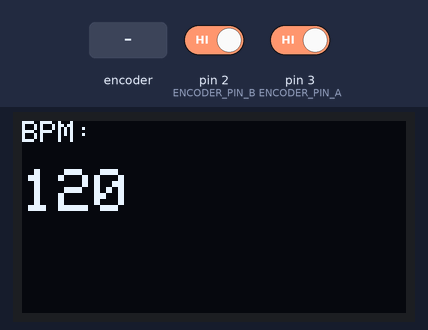
The program below on a simulated Arduino Nano, built with avr-gcc and run on an emulated ATmega328P. Shown: 128×64 one-colour display. Inputs (shaded band) come from the test bench; at power-on: pin 2 (ENCODER_PIN_B) HIGH, pin 3 (ENCODER_PIN_A) HIGH. What the program prints to the serial monitor is not drawn.

Above: at 1.2 s.
1.3 s: rotary encoder on pin 3 (ENCODER_PIN_A) / pin 2 (ENCODER_PIN_B) turned 3 steps (first pin leading)
At 2.1 s:
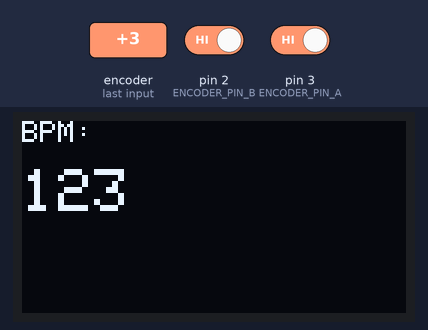
3.4 s: rotary encoder on pin 3 (ENCODER_PIN_A) / pin 2 (ENCODER_PIN_B) turned 1 step (first pin leading)
At 4.7 s:
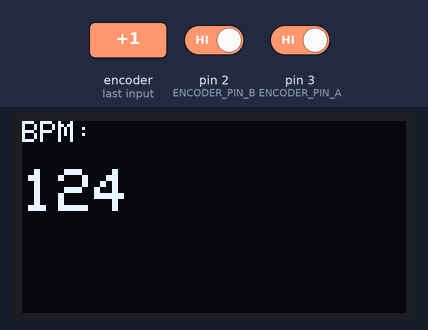
5.1 s: rotary encoder on pin 3 (ENCODER_PIN_A) / pin 2 (ENCODER_PIN_B) turned 1 step (first pin leading)
At 6.4 s:
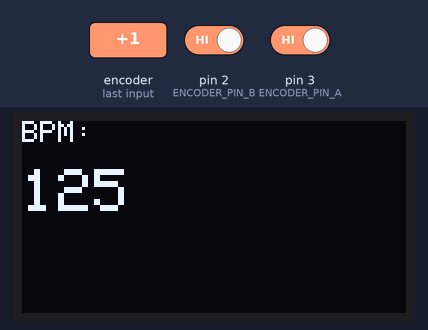
Timing chart, 0 to 8.1 s (numbered marks = the images above; inputs shaded):
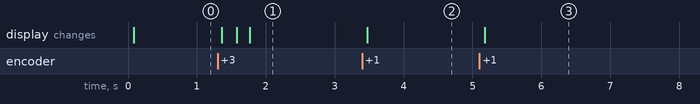

The program:

main.cpp
```cpp
#include <Arduino.h>
#include <Wire.h>
#include <Adafruit_GFX.h>
#include <Adafruit_SSD1306.h>
#include "ClockOutput.h"

#define SCREEN_WIDTH 128
#define SCREEN_HEIGHT 64
#define OLED_RESET -1
#define DISPLAY_ADDRESS 0x3C
#define ENCODER_PIN_A 3
#define ENCODER_PIN_B 2
#define CLOCK_OUT_PIN A3

Adafruit_SSD1306 display(SCREEN_WIDTH, SCREEN_HEIGHT, &Wire, OLED_RESET);
bool displayInitialized;
int bpm = 120;
volatile int encoderPos = 0;
volatile bool encoderMoved = false;
ClockOutput mainClock(CLOCK_OUT_PIN, bpm, 1000);

void handleEncoder() {
    static uint8_t lastState = 0;
    uint8_t state = (digitalRead(ENCODER_PIN_A) << 1) | digitalRead(ENCODER_PIN_B);
    // Only count when both pins are LOW (detent position)
    if (state == 0b00 && lastState != 0b00)
    {
        // Determine direction by checking previous state
        if (lastState == 0b01)
        {
            encoderPos++;
        }
        else if (lastState == 0b10)
        {
            encoderPos--;
        }
        encoderMoved = true;
    }
    lastState = state;
}

void setup() {
    Serial.begin(9600);
    Serial.println("Intializing display");
    displayInitialized = display.begin(SSD1306_SWITCHCAPVCC, DISPLAY_ADDRESS);
    if (displayInitialized) {
        Serial.println("Display initialized");
        display.clearDisplay();
        display.display();
    } else {
        Serial.println("Display initialization failed");
    }
    pinMode(ENCODER_PIN_A, INPUT_PULLUP);
    pinMode(ENCODER_PIN_B, INPUT_PULLUP);
    pinMode(CLOCK_OUT_PIN, OUTPUT);
    digitalWrite(CLOCK_OUT_PIN, LOW);
    attachInterrupt(digitalPinToInterrupt(ENCODER_PIN_A), handleEncoder, CHANGE);
    attachInterrupt(digitalPinToInterrupt(ENCODER_PIN_B), handleEncoder, CHANGE);
}

void loop() {
    if (!displayInitialized) {
        return;
    }

    display.clearDisplay();
    display.setTextColor(SSD1306_WHITE);
    display.setCursor(0, 0);
    display.setTextSize(1);
    display.print("BPM:");

    display.setCursor(0, 16);
    display.setTextSize(2);
    display.print(bpm);
    display.display();

    if (encoderMoved) {
        bpm += encoderPos;
        if (bpm < 1)
            bpm = 1;
        if (bpm > 300)
            bpm = 300;
        encoderPos = 0;
        encoderMoved = false;
        mainClock.setBPM(bpm);
    }

    mainClock.update();
}
```

ClockOutput.h
```cpp
#pragma once
#include <Arduino.h>

class ClockOutput {
public:
    ClockOutput(uint8_t outPin, int bpm, unsigned long pulseWidthMicros)
        : pin(outPin), bpm(bpm), pulseWidthMicros(pulseWidthMicros), lastPulseMicros(0), pulseActive(false), pulseStartMicros(0) {
        pinMode(pin, OUTPUT);
        digitalWrite(pin, LOW);
    }

    void setBPM(int newBpm) {
        bpm = newBpm;
    }

    int getBPM() const {
        return bpm;
    }

    void update() {
        unsigned long interval = 60000000UL / bpm;
        unsigned long now = micros();
        if (now - lastPulseMicros >= interval) {
            lastPulseMicros = now;
            digitalWrite(pin, HIGH);
            pulseActive = true;
            pulseStartMicros = now;
        }
        if (pulseActive && (now - pulseStartMicros >= pulseWidthMicros)) {
            digitalWrite(pin, LOW);
            pulseActive = false;
        }
    }

private:
    uint8_t pin;
    int bpm;
    unsigned long pulseWidthMicros;
    unsigned long lastPulseMicros;
    bool pulseActive;
    unsigned long pulseStartMicros;
};
```

Measured:
- after the input at 1.3 s, the display: first changes after 0.06 s (image 1 shows a later state)
- after the input at 3.4 s, the display: changes after 0.07 s (image 2)
- after the input at 5.1 s, the display: changes after 0.08 s (image 3)
